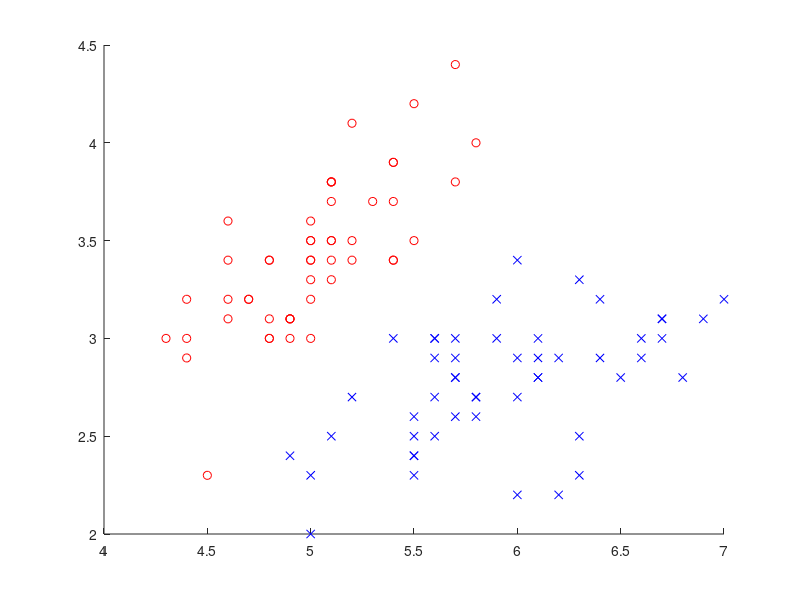

Source code (MATLAB):
%% matlab study
%% in Introductory Applied Machine Learning class
%% for machine learning

clear all;
close all;

load iris_data.mat

figure(1)
hold on
plot(x(1:50, 1), x(1:50, 2), 'ro')
plot(x(51:100, 1), x(51:100, 2), 'bx')